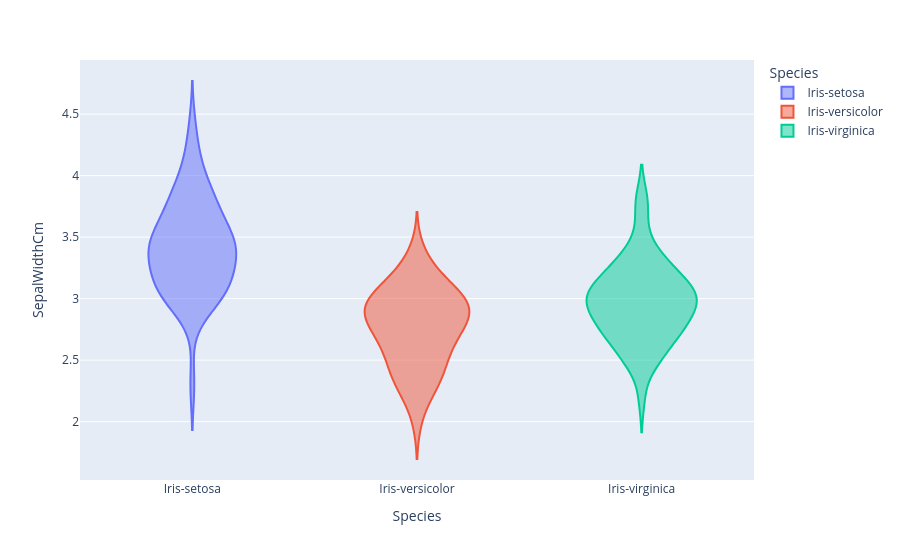

The code cell stored with this chart in its notebook:
### Markdown cell above
## **Violin Plot ---> Very Interactive**

### Code cell
# violon plot --> kde --> expension of the graph
fig = px.violin(df,x="Species",y="SepalWidthCm",color="Species")
fig.show()

### Figure 1 — Plotly figure (JSON) as saved in the notebook; plotly's stock layout.template omitted (floating-point values rounded to 4 significant figures)
{"data": [{"alignmentgroup": "True", "box": {"visible": false}, "hovertemplate": "Species=%{x}<br>SepalWidthCm=%{y}<extra></extra>", "legendgroup": "Iris-setosa", "marker": {"color": "#636efa"}, "name": "Iris-setosa", "offsetgroup": "Iris-setosa", "orientation": "v", "scalegroup": "True", "showlegend": true, "type": "violin", "x": ["Iris-setosa", "Iris-setosa", "Iris-setosa", "Iris-setosa", "Iris-setosa", "Iris-setosa", "Iris-setosa", "Iris-setosa", "Iris-setosa", "Iris-setosa", "Iris-setosa", "Iris-setosa", "Iris-setosa", "Iris-setosa", "Iris-setosa", "Iris-setosa", "Iris-setosa", "Iris-setosa", "Iris-setosa", "Iris-setosa", "Iris-setosa", "Iris-setosa", "Iris-setosa", "Iris-setosa", "Iris-setosa", "Iris-setosa", "Iris-setosa", "Iris-setosa", "Iris-setosa", "Iris-setosa", "Iris-setosa", "Iris-setosa", "Iris-setosa", "Iris-setosa", "Iris-setosa", "Iris-setosa", "Iris-setosa", "Iris-setosa", "Iris-setosa", "Iris-setosa", "Iris-setosa", "Iris-setosa", "Iris-setosa", "Iris-setosa", "Iris-setosa", "Iris-setosa", "Iris-setosa", "Iris-setosa", "Iris-setosa", "Iris-setosa"], "x0": " ", "xaxis": "x", "y": [3.5, 3.0, 3.2, 3.1, 3.6, 3.9, 3.4, 3.4, 2.9, 3.1, 3.7, 3.4, 3.0, 3.0, 4.0, 4.4, 3.9, 3.5, 3.8, 3.8, 3.4, 3.7, 3.6, 3.3, 3.4, 3.0, 3.4, 3.5, 3.4, 3.2, 3.1, 3.4, 4.1, 4.2, 3.1, 3.2, 3.5, 3.1, 3.0, 3.4, 3.5, 2.3, 3.2, 3.5, 3.8, 3.0, 3.8, 3.2, 3.7, 3.3], "y0": " ", "yaxis": "y"}, {"alignmentgroup": "True", "box": {"visible": false}, "hovertemplate": "Species=%{x}<br>SepalWidthCm=%{y}<extra></extra>", "legendgroup": "Iris-versicolor", "marker": {"color": "#EF553B"}, "name": "Iris-versicolor", "offsetgroup": "Iris-versicolor", "orientation": "v", "scalegroup": "True", "showlegend": true, "type": "violin", "x": ["Iris-versicolor", "Iris-versicolor", "Iris-versicolor", "Iris-versicolor", "Iris-versicolor", "Iris-versicolor", "Iris-versicolor", "Iris-versicolor", "Iris-versicolor", "Iris-versicolor", "Iris-versicolor", "Iris-versicolor", "Iris-versicolor", "Iris-versicolor", "Iris-versicolor", "Iris-versicolor", "Iris-versicolor", "Iris-versicolor", "Iris-versicolor", "Iris-versicolor", "Iris-versicolor", "Iris-versicolor", "Iris-versicolor", "Iris-versicolor", "Iris-versicolor", "Iris-versicolor", "Iris-versicolor", "Iris-versicolor", "Iris-versicolor", "Iris-versicolor", "Iris-versicolor", "Iris-versicolor", "Iris-versicolor", "Iris-versicolor", "Iris-versicolor", "Iris-versicolor", "Iris-versicolor", "Iris-versicolor", "Iris-versicolor", "Iris-versicolor", "Iris-versicolor", "Iris-versicolor", "Iris-versicolor", "Iris-versicolor", "Iris-versicolor", "Iris-versicolor", "Iris-versicolor", "Iris-versicolor", "Iris-versicolor", "Iris-versicolor"], "x0": " ", "xaxis": "x", "y": [3.2, 3.2, 3.1, 2.3, 2.8, 2.8, 3.3, 2.4, 2.9, 2.7, 2.0, 3.0, 2.2, 2.9, 2.9, 3.1, 3.0, 2.7, 2.2, 2.5, 3.2, 2.8, 2.5, 2.8, 2.9, 3.0, 2.8, 3.0, 2.9, 2.6, 2.4, 2.4, 2.7, 2.7, 3.0, 3.4, 3.1, 2.3, 3.0, 2.5, 2.6, 3.0, 2.6, 2.3, 2.7, 3.0, 2.9, 2.9, 2.5, 2.8], "y0": " ", "yaxis": "y"}, {"alignmentgroup": "True", "box": {"visible": false}, "hovertemplate": "Species=%{x}<br>SepalWidthCm=%{y}<extra></extra>", "legendgroup": "Iris-virginica", "marker": {"color": "#00cc96"}, "name": "Iris-virginica", "offsetgroup": "Iris-virginica", "orientation": "v", "scalegroup": "True", "showlegend": true, "type": "violin", "x": ["Iris-virginica", "Iris-virginica", "Iris-virginica", "Iris-virginica", "Iris-virginica", "Iris-virginica", "Iris-virginica", "Iris-virginica", "Iris-virginica", "Iris-virginica", "Iris-virginica", "Iris-virginica", "Iris-virginica", "Iris-virginica", "Iris-virginica", "Iris-virginica", "Iris-virginica", "Iris-virginica", "Iris-virginica", "Iris-virginica", "Iris-virginica", "Iris-virginica", "Iris-virginica", "Iris-virginica", "Iris-virginica", "Iris-virginica", "Iris-virginica", "Iris-virginica", "Iris-virginica", "Iris-virginica", "Iris-virginica", "Iris-virginica", "Iris-virginica", "Iris-virginica", "Iris-virginica", "Iris-virginica", "Iris-virginica", "Iris-virginica", "Iris-virginica", "Iris-virginica", "Iris-virginica", "Iris-virginica", "Iris-virginica", "Iris-virginica", "Iris-virginica", "Iris-virginica", "Iris-virginica", "Iris-virginica", "Iris-virginica", "Iris-virginica"], "x0": " ", "xaxis": "x", "y": [3.3, 2.7, 3.0, 2.9, 3.0, 3.0, 2.5, 2.9, 2.5, 3.6, 3.2, 2.7, 3.0, 2.5, 2.8, 3.2, 3.0, 3.8, 2.6, 2.2, 3.2, 2.8, 2.8, 2.7, 3.3, 3.2, 2.8, 3.0, 2.8, 3.0, 2.8, 3.8, 2.8, 2.8, 2.6, 3.0, 3.4, 3.1, 3.0, 3.1, 3.1, 3.1, 2.7, 3.2, 3.3, 3.0, 2.5, 3.0, 3.4, 3.0], "y0": " ", "yaxis": "y"}], "layout": {"legend": {"title": {"text": "Species"}, "tracegroupgap": 0}, "margin": {"t": 60}, "violinmode": "overlay", "xaxis": {"anchor": "y", "categoryarray": ["Iris-setosa", "Iris-versicolor", "Iris-virginica"], "categoryorder": "array", "domain": [0, 1], "title": {"text": "Species"}}, "yaxis": {"anchor": "x", "domain": [0, 1], "title": {"text": "SepalWidthCm"}}}}
